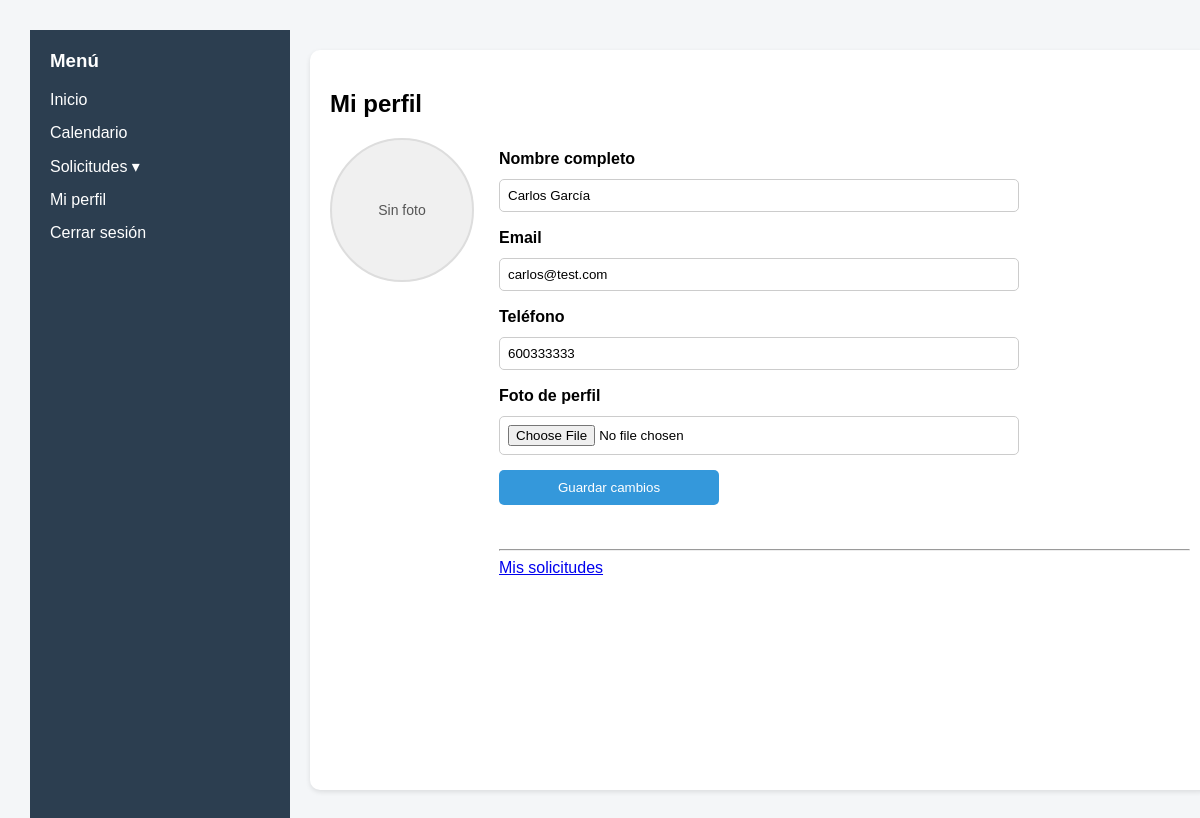
Page /frontend/views/perfil.php (signed in) on the committed database.
### tables this page shows
CREATE TABLE EMPLEADO (
	id_empleado INTEGER PRIMARY KEY AUTOINCREMENT,
	nombre TEXT NOT NULL,
	email TEXT NOT NULL,
	dni TEXT NOT NULL,
	telefono TEXT,
	usuario TEXT NOT NULL,
	contrasena TEXT NOT NULL,
	rol TEXT NOT NULL
);

### frontend/views/perfil.php (the view, shortened to what this page needs)
<?php include '../components/header.php'; ?>
<?php include '../components/layout.php'; ?>
<?php
$db = getDB();
$idEmpleado = $_SESSION['id_empleado'];
$stmt = $db->prepare("
  SELECT nombre, email, telefono
  FROM EMPLEADO
  WHERE id_empleado = :id_empleado
");
$stmt->execute([
  ':id_empleado' => $idEmpleado
]);
$empleado = $stmt->fetch(PDO::FETCH_ASSOC);
$nombre = $empleado['nombre'] ?? '';
$email = $empleado['email'] ?? '';
$telefono = $empleado['telefono'] ?? '';
$fotoUrl = '';
?>
<main>
  <div class="card profile-card">
    <h2>Mi perfil</h2>
    <div class="profile-row">
      <div class="profile-image-container">
        <?php if ($fotoUrl): ?>
          <img src="<?php echo $fotoUrl; ?>" alt="Foto de perfil" class="profile-image">
        <?php else: ?>
          <div class="profile-image placeholder">Sin foto</div>
        <?php endif; ?>
      </div>
      <div class="profile-info">
        <form method="POST" enctype="multipart/form-data">
          <label for="nombre">Nombre completo</label>
          <input type="text" id="nombre" name="nombre" value="<?php echo htmlspecialchars($nombre); ?>">
          <label for="email">Email</label>
          <input type="email" id="email" name="email" value="<?php echo htmlspecialchars($email); ?>">
          <label for="telefono">Teléfono</label>
          <input type="tel" id="telefono" name="telefono" value="<?php echo htmlspecialchars($telefono); ?>">
          <label for="foto">Foto de perfil</label>
          <input type="file" id="foto" name="foto" accept="image/*">
          <button class="primary" type="submit">Guardar cambios</button>
        </form>
        <br/><br/><hr/>
        <a href="mis_solicitudes.php">Mis solicitudes</a>
      </div>
    </div>
  </div>
</main>
<?php include '../components/footer.php'; ?>

### frontend/css/styles.css (style rules this page uses)
html, body { margin: 0; padding: 15px; font-family: sans-serif; }
body { font-family: Arial; margin: 0; background: #f4f6f8; }
main { flex: 1; padding: 20px; display: flex; flex-direction: column; overflow: auto; }
.card { background: white; padding: 20px; border-radius: 10px; margin-bottom: 20px; box-shadow: 0 2px 5px rgba(0, 0, 0, 0.1); flex: 1; display: flex; flex-direction: column; }
.primary { background: #3498db; color: white; border: none; padding: 10px 18px; margin-top: 10px; cursor: pointer; border-radius: 5px; display: inline-block; width: min(220px, 100%); max-width: 220px; text-align: center; }
input, select, textarea { padding: 8px; margin: 5px 0; width: min(100%, 520px); box-sizing: border-box; border: 1px solid #ccc; border-radius: 5px; }
.card form, .request-section { max-width: 520px; }
label { display: block; margin: 12px 0 6px; font-weight: bold; }
.profile-row { display: flex; gap: 25px; flex-wrap: wrap; align-items: flex-start; }
.profile-image-container { min-width: 140px; }
.profile-image, .profile-image.placeholder { width: 140px; height: 140px; border-radius: 50%; object-fit: cover; border: 2px solid #ddd; display: block; }
.profile-image.placeholder { display: flex; align-items: center; justify-content: center; background: #f0f0f0; color: #555; font-size: 14px; text-align: center; }
.profile-info { flex: 1; }

### rows in the picture
empleado: nombre "Carlos García", email "carlos@test.com", telefono "600333333"
